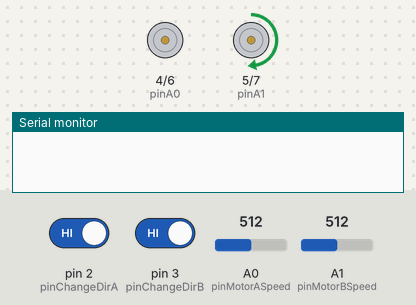
This sketch was run on a simulated Arduino Uno, built with avr-gcc and run on an emulated ATmega328P. Parts: motor-driver pin pairs drawn as motors (green arrow = first pin HIGH = forward, orange = second pin HIGH = backward, longer = more drive), the last lines printed to the serial monitor. Inputs (shaded band) come from the test bench; at power-on: pin 2 (pinChangeDirA) HIGH, A0 (pinMotorASpeed) = 512, A1 (pinMotorBSpeed) = 512, pin 3 (pinChangeDirB) HIGH.

Above: at 1.2 s.
1.3 s: pin 2 (pinChangeDirA) driven LOW
At 2.0 s:
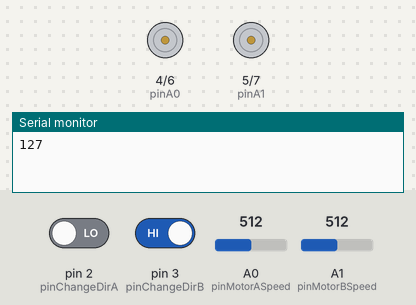
2.8 s: A0 (pinMotorASpeed) set to 532
At 3.7 s:
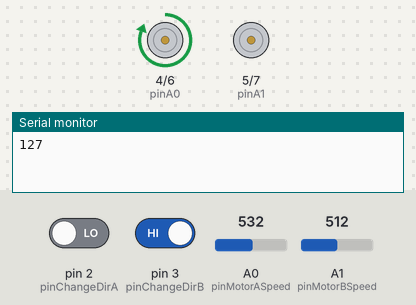
4.3 s: A1 (pinMotorBSpeed) set to 532
At 5.5 s:
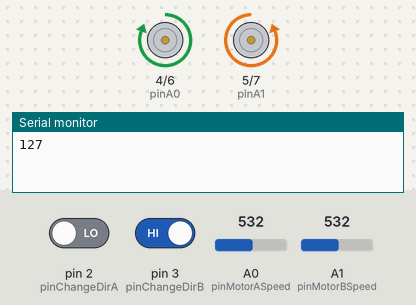
5.8 s: pin 3 (pinChangeDirB) driven LOW
At 6.1 s:
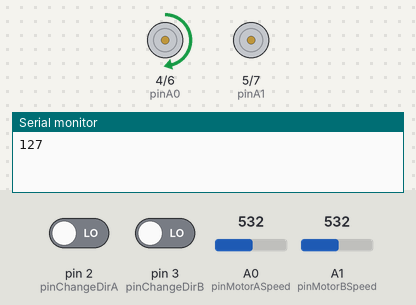
7.3 s: A0 (pinMotorASpeed) set to 511
At 8.3 s:
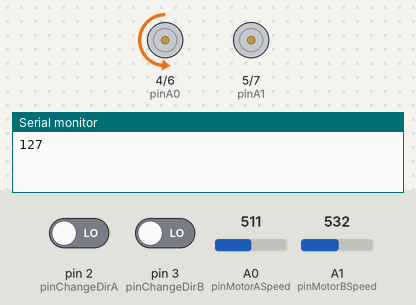
8.8 s: A1 (pinMotorBSpeed) set to 511
At 10.1 s:
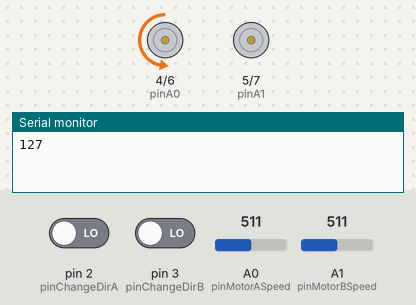
Timing chart, 0 to 11.3 s (numbered marks = the images above; inputs shaded):
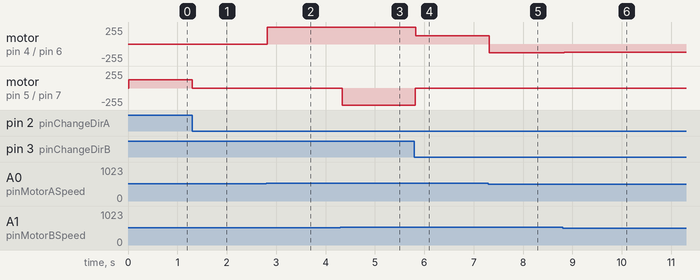

Measured:
- the behaviour switches between 513 and 514 on A0 (pinMotorASpeed) (found by bisection; images 1 and 2)
- the behaviour switches between 513 and 514 on A1 (pinMotorBSpeed) (found by bisection; images 2 and 3)
- after the input at 1.3 s, motor on pin 5 (pinA1) / pin 7 (pinB1): forward 127/255 → stopped at once
- after the input at 2.8 s, motor on pin 4 (pinA0) / pin 6 (pinB0): stopped → forward 255/255 at once
- after the input at 4.3 s, motor on pin 5 (pinA1) / pin 7 (pinB1): stopped → backward 255/255 at once
- after the input at 5.8 s, motor on pin 4 (pinA0) / pin 6 (pinB0): forward 255/255 → forward 123/255 at once; motor on pin 5 (pinA1) / pin 7 (pinB1): backward 255/255 → stopped at once
- after the input at 7.3 s, motor on pin 4 (pinA0) / pin 6 (pinB0): forward 123/255 → backward 132/255 at once
- after the input at 8.8 s, motor on pin 4 (pinA0) / pin 6 (pinB0): backward 132/255 → backward 127/255 at once

The sketch:

L293D_Control.ino
```cpp
int pinA0 = 4, pinA1 = 5, pinB0 = 6, pinB1 = 7;
int pinChangeDirA = 2, pinChangeDirB = 3;
int pinMotorASpeed = A0, pinMotorBSpeed = A1;
int MotorASpeed = 100, MotorBSpeed = 100;
int serialPacket = 0;
bool motorAFWD = 0;
bool motorBFWD = 0;
long lastDebounceTime = 0;


void setup() {
  //init pins
  Serial.begin(9600);
  while(!Serial);
  pinMode(pinA1, OUTPUT);
  pinMode(pinB1, OUTPUT);
  pinMode(pinA0, OUTPUT);
  pinMode(pinB0, OUTPUT);
  pinMode(pinChangeDirA, INPUT);
  pinMode(pinChangeDirB, INPUT);
  pinMode(pinMotorASpeed, INPUT);
  pinMode(pinMotorBSpeed, INPUT);

  attachInterrupt(digitalPinToInterrupt(pinChangeDirA), changeDirA,FALLING);
  attachInterrupt(digitalPinToInterrupt(pinChangeDirB), changeDirB,FALLING);

}

void changeDirA(){
  if((millis() - lastDebounceTime) > 500){//only allow change in direction every .1 seconds
    Serial.println(MotorBSpeed);
    if(motorAFWD){
      digitalWrite(pinA1, LOW);
      delay(10);
      analogWrite(pinA0, MotorASpeed);
      motorAFWD = 0;
    }
    else
    {
      digitalWrite(pinA0, LOW);
      delay(10);
      analogWrite(pinA1, MotorASpeed);
      motorAFWD = 1;
    }

  }
  lastDebounceTime = millis();
}

void changeDirB(){
  if((millis() - lastDebounceTime) > 500){//only allow change in direction every .1 seconds
    if(motorBFWD){
      digitalWrite(pinB1, LOW);
      delay(10);
      analogWrite(pinB0, MotorBSpeed);
      motorBFWD = 0;
    }
    else
    {
      digitalWrite(pinB0, LOW);
      delay(10);
      analogWrite(pinB1, MotorBSpeed);
      motorBFWD = 1;
    }
    lastDebounceTime = millis();

  }
}

void loop() {
  MotorASpeed = map(analogRead(pinMotorASpeed),0,1023,0,255);
  MotorBSpeed = map(analogRead(pinMotorBSpeed),0,1023,0,255);
  if(motorAFWD)
  {
    digitalWrite(pinA1, LOW);
    delay(10);
    analogWrite(pinA0, MotorASpeed);
  }
  else{
    digitalWrite(pinA0, LOW);
    delay(10);
    analogWrite(pinA1, MotorASpeed);
  }

  if(motorBFWD)
  {
    digitalWrite(pinB1, LOW);
    delay(10);
    analogWrite(pinB0, MotorBSpeed);

  }
  else{
    digitalWrite(pinB0, LOW);
    delay(10);
    analogWrite(pinB1, MotorBSpeed);
  }

}
```
